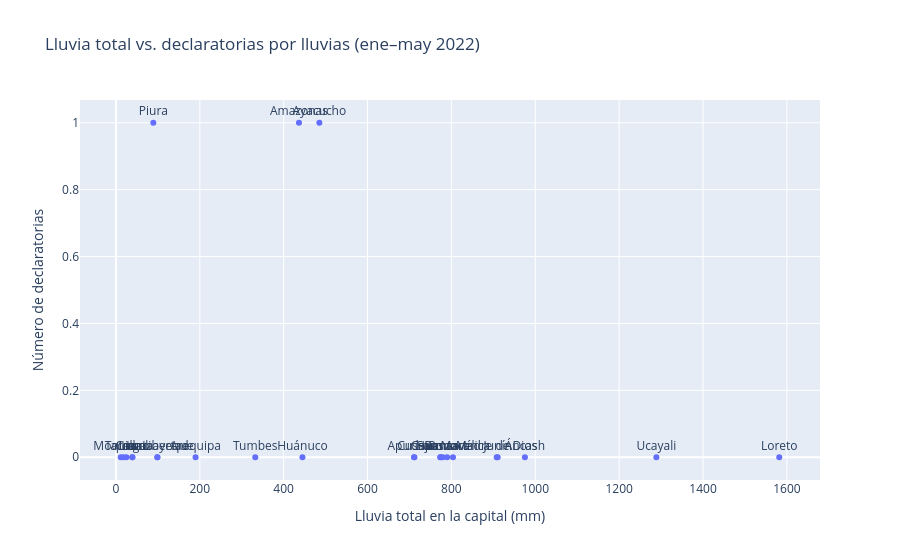

Write notebook code for a chart like this one.
### Code cell
import plotly.express as px

fig1 = px.scatter(tabla, x="lluvia_total_mm", y="declaratorias", text="departamento",
                  title="Lluvia total vs. declaratorias por lluvias (ene–may 2022)",
                  labels={"lluvia_total_mm": "Lluvia total en la capital (mm)",
                          "declaratorias": "Número de declaratorias"})
fig1.update_traces(textposition="top center")
fig1.show()

### Figure 1 — Plotly figure (JSON) as saved in the notebook; plotly's stock layout.template omitted (floating-point values rounded to 4 significant figures)
{"data": [{"hovertemplate": "Lluvia total en la capital (mm)=%{x}<br>Número de declaratorias=%{y}<br>departamento=%{text}<extra></extra>", "legendgroup": "", "marker": {"color": "#636efa", "symbol": "circle"}, "mode": "markers+text", "name": "", "orientation": "v", "showlegend": false, "text": ["Amazonas", "Áncash", "Apurímac", "Arequipa", "Ayacucho", "Cajamarca", "Callao", "Cusco", "Huancavelica", "Huánuco", "Ica", "Junín", "La Libertad", "Lambayeque", "Lima", "Loreto", "Madre de Dios", "Moquegua", "Pasco", "Piura", "Puno", "San Martín", "Tacna", "Tumbes", "Ucayali"], "textposition": "top center", "type": "scatter", "x": [436.5, 975.3, 711.8, 189.9, 485.1, 773.3, 39.2, 710.7, 803.8, 444.8, 25.1, 910.4, 98.9, 98.8, 39.2, 1582.0, 908.0, 17.8, 774.0, 89.2, 779.5, 789.8, 11.5, 332.3, 1289.0], "xaxis": "x", "y": [1, 0, 0, 0, 1, 0, 0, 0, 0, 0, 0, 0, 0, 0, 0, 0, 0, 0, 0, 1, 0, 0, 0, 0, 0], "yaxis": "y"}], "layout": {"legend": {"tracegroupgap": 0}, "title": {"text": "Lluvia total vs. declaratorias por lluvias (ene–may 2022)"}, "xaxis": {"anchor": "y", "domain": [0, 1], "title": {"text": "Lluvia total en la capital (mm)"}}, "yaxis": {"anchor": "x", "domain": [0, 1], "title": {"text": "Número de declaratorias"}}}}
